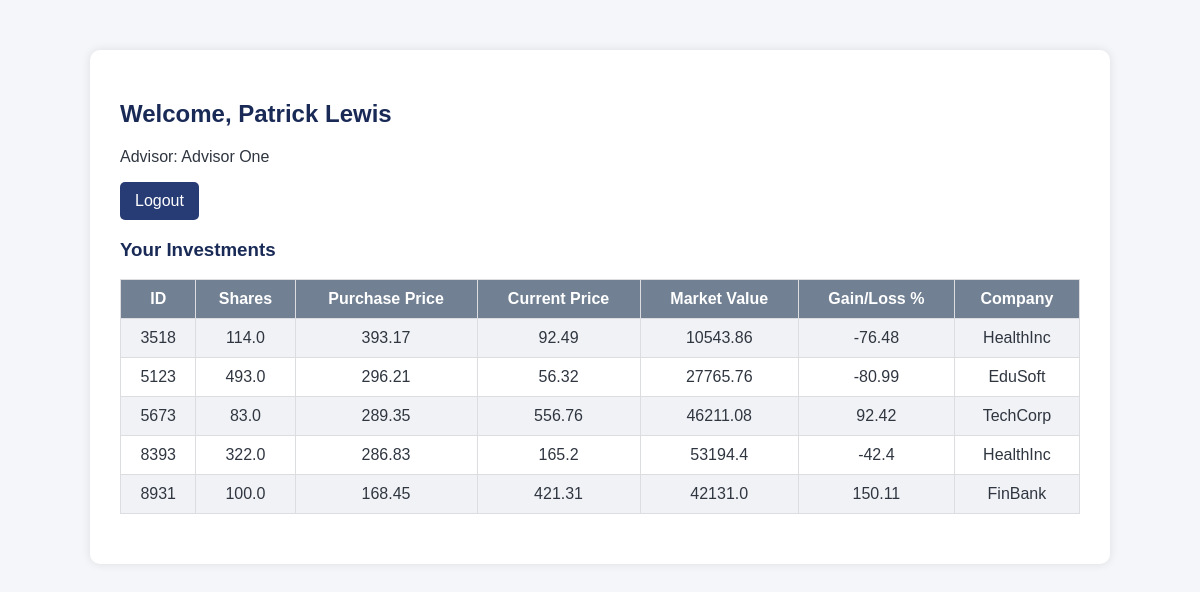
Page /client_dashboard (signed in) on the committed database.
### models.py (models this page shows)
class Client(Base):
    __tablename__ = "clients"
    client_id = Column(Integer, primary_key=True, index=True)
    first_name = Column(String)
    last_name = Column(String)
    date_of_birth = Column(Date)
    gender = Column(String)
    marital_status = Column(String)
    email = Column(String, unique=True)
    password_hash = Column(String)
    phone_number = Column(String)
    address = Column(String)
    employment_status = Column(String)
    annual_income = Column(Float)
    risk_tolerance = Column(String)
    advisor_id = Column(Integer, ForeignKey("employees.employee_id"))
    advisor = relationship("Employee", back_populates="clients")
    investments = relationship("Investment", back_populates="client")

class Employee(Base):
    __tablename__ = "employees"
    employee_id = Column(Integer, primary_key=True, index=True)
    first_name = Column(String)
    last_name = Column(String)
    date_of_birth = Column(Date)
    gender = Column(String)
    work_email = Column(String, unique=True)
    password_hash = Column(String)
    phone_number = Column(String)
    address = Column(String)
    start_date = Column(Date)
    job_title = Column(String)
    base_salary = Column(Float)
    commission_rate = Column(Float)
    license_number = Column(String)
    license_expiry_date = Column(Date)
    manager_id = Column(Integer, ForeignKey("employees.employee_id"), nullable=True)  # Managers can be null
    clients = relationship("Client", back_populates="advisor")
    investments = relationship("Investment", back_populates="advisor")

class Investment(Base):
    __tablename__ = "investments"
    investment_id = Column(Integer, primary_key=True, index=True)
    client_id = Column(Integer, ForeignKey("clients.client_id"))
    advisor_id = Column(Integer, ForeignKey("employees.employee_id"))
    company_id = Column(Integer, ForeignKey("companies.company_id"))
    date = Column(Date)
    shares_purchased = Column(Float)
    purchase_price_per_share = Column(Float)
    broker_fees = Column(Float)
    current_price = Column(Float)
    market_value = Column(Float)
    gain_loss_percent = Column(Float)
    exit_date = Column(Date, nullable=True)
    client = relationship("Client", back_populates="investments")
    advisor = relationship("Employee", back_populates="investments")
    company = relationship("Company", back_populates="investments")

class Company(Base):
    __tablename__ = "companies"
    company_id = Column(Integer, primary_key=True, index=True)
    company_name = Column(String, nullable=False)
    abbreviation = Column(String)
    isin = Column(String)
    industry = Column(String)
    country = Column(String)
    company_type = Column(String)
    market_cap = Column(Float)
    revenue = Column(Float)
    earnings_per_share = Column(Float)
    target_price = Column(Float)
    investments = relationship("Investment", back_populates="company")

### app.py (the view)
@app.route("/client_dashboard")
def client_dashboard():
    if session.get("user_type") != "client":
        return redirect(url_for("/login"))
    db = SessionLocal()
    client = db.query(Client).get(session["user_id"])
    advisor = db.query(Employee).get(client.advisor_id)
    investments = db.query(Investment).filter(Investment.client_id == client.client_id).all()
    for inv in investments:
        inv.company = db.query(Company).get(inv.company_id)
    return render_template("client_dashboard.html",
                           client=client,
                           advisor=advisor,
                           investments=investments)

### templates/client_dashboard.html (shortened to what this page needs)
<!DOCTYPE html>
<html>
<head>
    <link rel="stylesheet" href="{{ url_for('static', filename='style.css') }}">
</head>
<body>
    <div class="container">
        <h2>Welcome, {{ client.first_name }} {{ client.last_name }}</h2>
        <p>Advisor: {{ advisor.first_name }} {{ advisor.last_name }}</p>
        <a href="{{ url_for('logout') }}">Logout</a>
        <h3>Your Investments</h3>
        <table>
            <tr>
                <th>ID</th>
                <th>Shares</th>
                <th>Purchase Price</th>
                <th>Current Price</th>
                <th>Market Value</th>
                <th>Gain/Loss %</th>
                <th>Company</th>
            </tr>
            {% for investment in investments %}
            <tr>
                <td>{{ investment.investment_id }}</td>
                <td>{{ investment.shares_purchased }}</td>
                <td>{{ investment.purchase_price_per_share }}</td>
                <td>{{ investment.current_price }}</td>
                <td>{{ investment.market_value }}</td>
                <td>{{ investment.gain_loss_percent }}</td>
                <td>{{ investment.company.company_name if investment.company else "N/A" }}</td>
            </tr>
            {% else %}
            <tr><td colspan="7">No investments found</td></tr>
            {% endfor %}
        </table>
    </div>
</body>
</html>

### static/style.css (style rules this page uses)
body { font-family: Arial, sans-serif; background-color: #f5f6fa; color: #2f3640; margin: 0; padding: 0; }
.container { width: 80%; margin: 50px auto; background: #fff; padding: 30px; border-radius: 10px; box-shadow: 0 0 10px rgba(0,0,0,0.1); }
h2, h3 { color: #192a56; }
table { width: 100%; border-collapse: collapse; margin-bottom: 20px; }
table, th, td { border: 1px solid #dcdde1; }
th, td { padding: 10px; text-align: center; }
th { background-color: #718093; color: white; }
tr:nth-child(even) { background-color: #f1f2f6; }
a { display: inline-block; padding: 10px 15px; background-color: #273c75; color: white; text-decoration: none; border-radius: 5px; }

### rows in the picture
Client: first_name "Patrick", last_name "Lewis"
Employee: first_name "Advisor", last_name "One"
Investment: investment_id "3518", shares_purchased "114.0", purchase_price_per_share "393.17", current_price "92.49", market_value "10543.86", gain_loss_percent "-76.48", company "HealthInc"
Investment: investment_id "5123", shares_purchased "493.0", purchase_price_per_share "296.21", current_price "56.32", market_value "27765.76", gain_loss_percent "-80.99", company "EduSoft"
Investment: investment_id "5673", shares_purchased "83.0", purchase_price_per_share "289.35", current_price "556.76", market_value "46211.08", gain_loss_percent "92.42", company "TechCorp"
Investment: investment_id "8393", shares_purchased "322.0", purchase_price_per_share "286.83", current_price "165.2", market_value "53194.4", gain_loss_percent "-42.4", company "HealthInc"
Investment: investment_id "8931", shares_purchased "100.0", purchase_price_per_share "168.45", current_price "421.31", market_value "42131.0", gain_loss_percent "150.11", company "FinBank"
